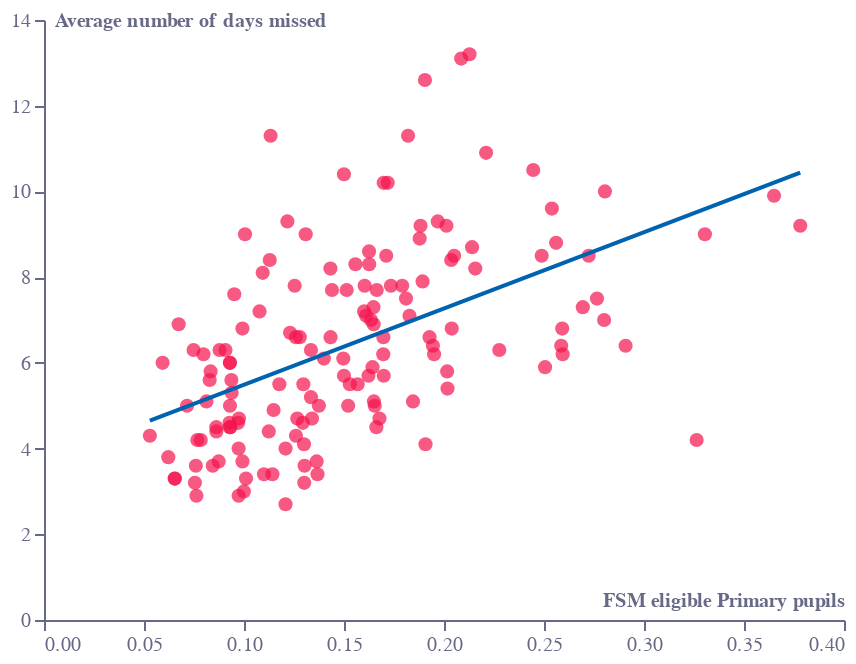

Write notebook code for a chart like this one.
### Code cell
base = (
    alt.Chart(f1b)
    .mark_circle(color=colors["eco-dot"], size=50)
    .encode(
        alt.X(
            "fsm_ks4:Q",
            axis=alt.Axis(
                grid=False,
                title="FSM eligible Primary pupils",
                titleAnchor="end",
                titleY=-15,
                titleX=400,
                titleFontSize=10,
                labelColor=colors["eco-gray"],
                titleColor=colors["eco-gray"],
                tickColor=colors["eco-gray"],
                domainColor=colors["eco-gray"],
            ),
        ),
        alt.Y(
            "missed_days:Q",
            axis=alt.Axis(
                labelColor=colors["eco-gray"],
                titleColor=colors["eco-gray"],
                tickColor=colors["eco-gray"],
                domainColor=colors["eco-gray"],
                title="Average number of days missed",
                grid=False,
                titleX=5,
                titleY=5,
                titleAngle=0,
                titleFontSize=10,
                titleAlign="left",
                tickCount=5,
                format=".0f",
            ),
        ),
    )
)

line = base.transform_regression("fsm_ks4", "missed_days", method="linear").mark_line(
    color=colors["eco-mid-blue"]
)
layer = (
    (base + line)
    .configure_view(stroke=None)
    .properties(title="")
    .properties(height=300, width=400)
)
layer.save("visualisation/" + f + ".json")
layer

### Figure 1 — Vega-Lite specification as saved in the notebook (floating-point values rounded to 4 significant figures; data arrays with more than 128 entries replaced by an {"elided": "..."} marker saying what was removed)
{"config": {"view": {"continuousWidth": 400, "continuousHeight": 300, "stroke": null}}, "layer": [{"mark": {"type": "circle", "color": "#F4134D", "size": 50}, "encoding": {"x": {"type": "quantitative", "axis": {"domainColor": "#676A86", "grid": false, "labelColor": "#676A86", "tickColor": "#676A86", "title": "FSM eligible Primary pupils", "titleAnchor": "end", "titleColor": "#676A86", "titleFontSize": 10, "titleX": 400, "titleY": -15}, "field": "fsm_ks4"}, "y": {"type": "quantitative", "axis": {"domainColor": "#676A86", "format": ".0f", "grid": false, "labelColor": "#676A86", "tickColor": "#676A86", "tickCount": 5, "title": "Average number of days missed", "titleAlign": "left", "titleAngle": 0, "titleColor": "#676A86", "titleFontSize": 10, "titleX": 5, "titleY": 5}, "field": "missed_days"}}}, {"mark": {"type": "line", "color": "#0063AF"}, "encoding": {"x": {"type": "quantitative", "axis": {"domainColor": "#676A86", "grid": false, "labelColor": "#676A86", "tickColor": "#676A86", "title": "FSM eligible Primary pupils", "titleAnchor": "end", "titleColor": "#676A86", "titleFontSize": 10, "titleX": 400, "titleY": -15}, "field": "fsm_ks4"}, "y": {"type": "quantitative", "axis": {"domainColor": "#676A86", "format": ".0f", "grid": false, "labelColor": "#676A86", "tickColor": "#676A86", "tickCount": 5, "title": "Average number of days missed", "titleAlign": "left", "titleAngle": 0, "titleColor": "#676A86", "titleFontSize": 10, "titleX": 5, "titleY": 5}, "field": "missed_days"}}, "transform": [{"on": "fsm_ks4", "regression": "missed_days", "method": "linear"}]}], "data": {"name": "data-fe1071097aaff60893dc0fa45e7cfdc3"}, "height": 300, "title": "", "width": 400, "$schema": "https://vega.github.io/schema/vega-lite/v4.8.1.json", "datasets": {"data-fe1071097aaff60893dc0fa45e7cfdc3": {"elided": "149 records"}}}
